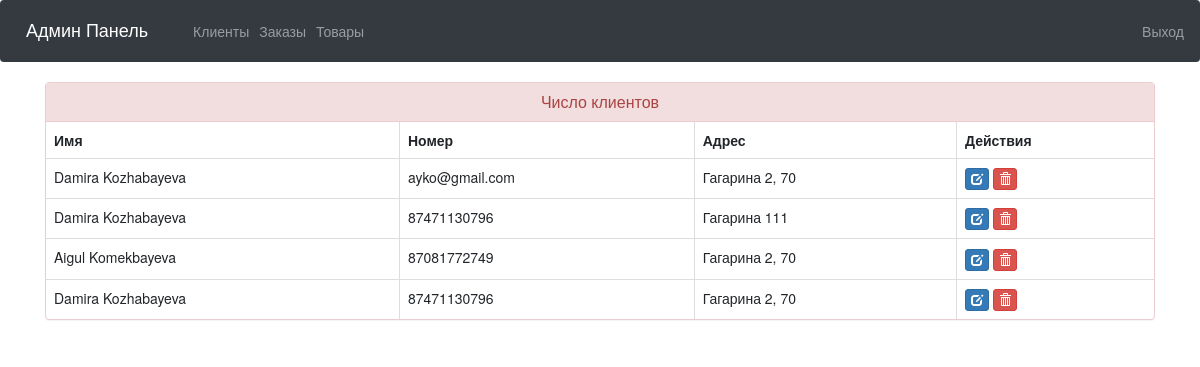
/view-customer (signed in), run on the app's committed database.
### ecom/models.py (models this page shows, shortened)
class Customer(models.Model):
    user=models.OneToOneField(User,on_delete=models.CASCADE)
    profile_pic= models.ImageField(upload_to='profile_pic/CustomerProfilePic/',null=True,blank=True)
    address = models.CharField(max_length=40)
    mobile = models.CharField(max_length=20,null=False)
    @property
    def get_name(self):
        return self.user.first_name+" "+self.user.last_name

### ecom/views.py (the view)
# urls.py: path('view-customer', views.view_customer_view,name='view-customer'),
@login_required(login_url='adminlogin')
def view_customer_view(request):
    customers=models.Customer.objects.all()
    return render(request,'ecom/view_customer.html',{'customers':customers})

### templates/ecom/view_customer.html (shortened to what this page needs)
{% extends 'ecom/admin_base.html' %}
{% load static %}
{% block content %}
<head>
  <link href="//netdna.bootstrapcdn.com/bootstrap/3.0.0/css/bootstrap.min.css" rel="stylesheet" id="bootstrap-css">
</head>
<div class="container">
  <div class="panel panel-danger">
    <div class="panel-heading">
      <h6 class="panel-title">Число клиентов</h6>
    </div>
    <table class="table table-hover table-bordered" id="dev-table">
      <thead>
        <tr>
          <th>Имя</th>
          <th>Номер</th>
          <th>Адрес</th>
          <th>Действия</th>
        </tr>
      </thead>
      {% for c in customers %}
      <tr>
        <td> {{c.get_name}}</td>
        <td>{{c.mobile}}</td>
        <td>{{c.address}}</td>
        <td><a class="btn btn-primary btn-xs" href="{% url 'update-customer' c.id  %}"><span class="glyphicon glyphicon-edit"></span></a>
        <a class="btn btn-danger btn-xs" href="{% url 'delete-customer' c.id  %}"><span class="glyphicon glyphicon-trash"></span></a></td>
      </tr>
      {% endfor %}
    </table>
  </div>
</div>
{% endblock content %}

### templates/ecom/view_customer.html (style rules this page uses)
a:link { text-decoration: none; }
h6 { text-align: center; }

### data on the page
Customer: get_name "Damira Kozhabayeva", mobile "ayko@gmail.com", address "Гагарина 2, 70"
Customer: get_name "Damira Kozhabayeva", mobile "87471130796", address "Гагарина 111"
Customer: get_name "Aigul Komekbayeva", mobile "87081772749", address "Гагарина 2, 70"
Customer: get_name "Damira Kozhabayeva", mobile "87471130796", address "Гагарина 2, 70"
